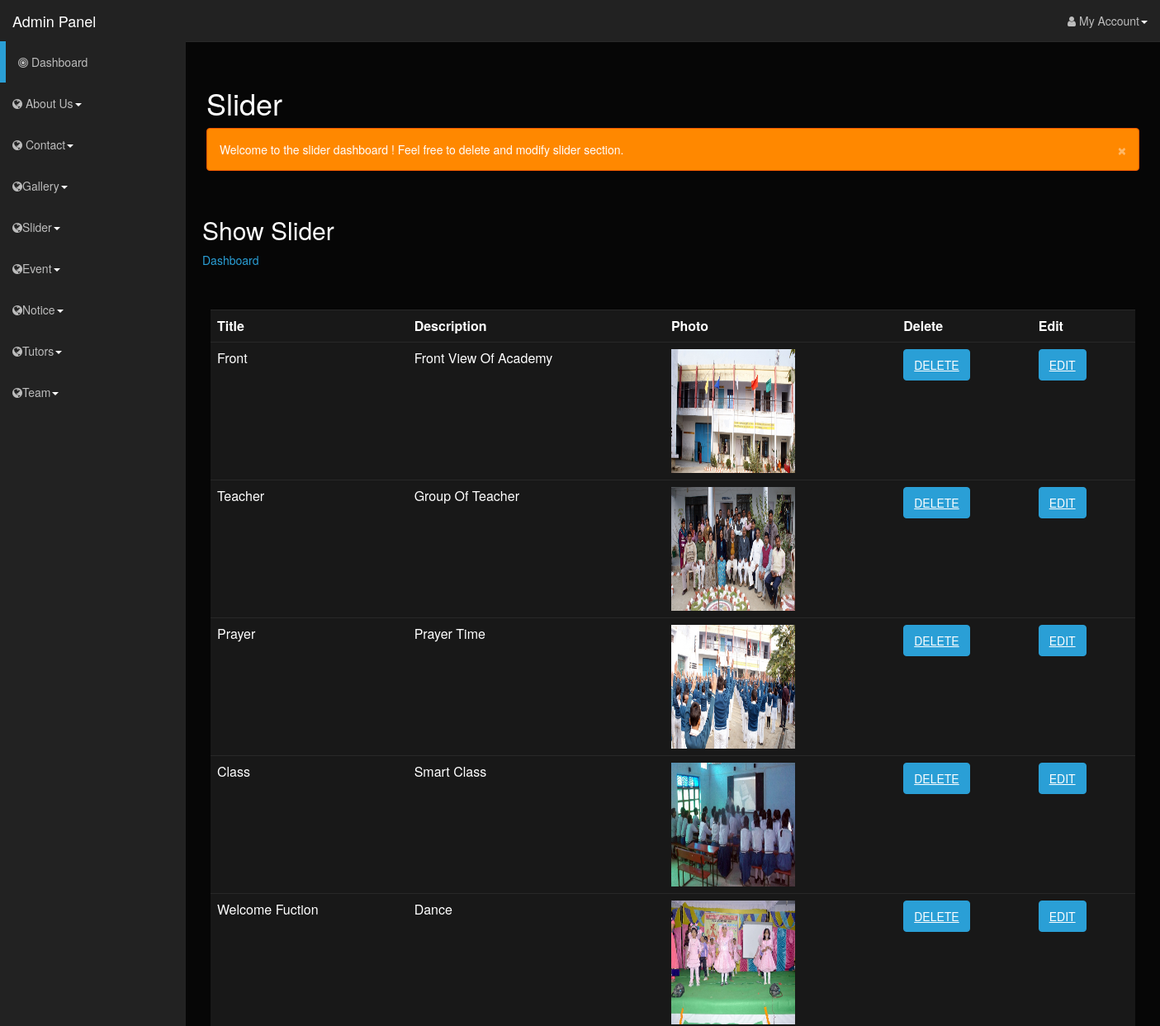
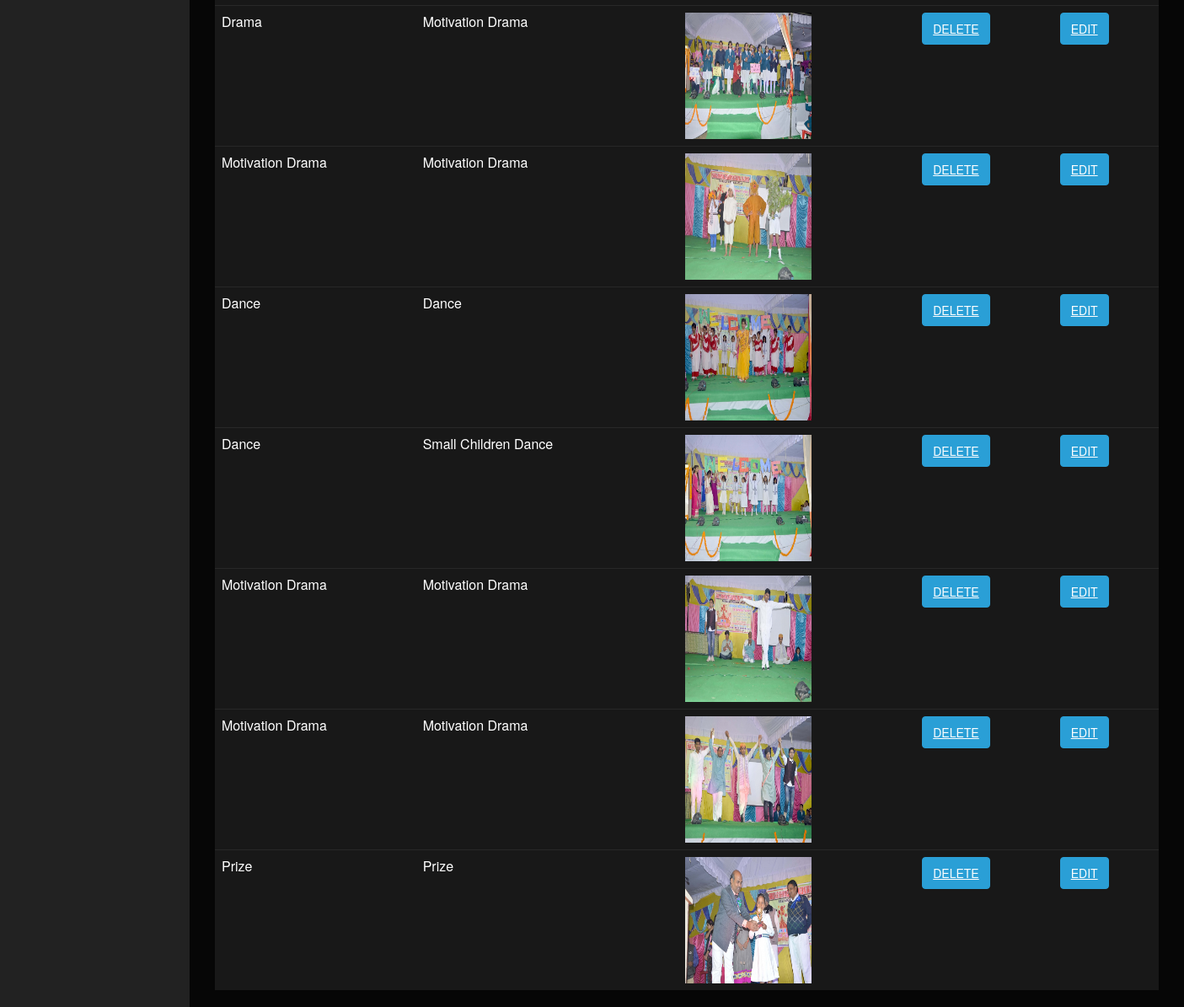
/admin/showslider.php, run on the app's committed database (2 pictures, top to bottom).
### tables this page shows
CREATE TABLE `slider` (
  `id` int(10) NOT NULL,
  `title` varchar(50) NOT NULL,
  `description` varchar(50) NOT NULL,
  `photo` varchar(50) NOT NULL,
  `status` int(2) NOT NULL
);

### admin/showslider.php (the view, shortened to what this page needs)
<html lang="en">
<head>
    <link rel="stylesheet" type="text/css" href="bootstrap/css/bootstrap.min.css" />
    <link rel="stylesheet" type="text/css" href="font-awesome/css/font-awesome.min.css" />
    <link rel="stylesheet" type="text/css" href="css/local.css" />
    <link rel="stylesheet" type="text/css" href="http://www.shieldui.com/shared/components/latest/css/light-bootstrap/all.min.css" />
    <link id="gridcss" rel="stylesheet" type="text/css" href="http://www.shieldui.com/shared/components/latest/css/dark-bootstrap/all.min.css" />
</head>
<body>
    <div id="wrapper">
          <?php
		    include("navigation.php");
			?>
		 <div id="page-wrapper">
            <div class="row">
                <div class="col-lg-12">
                    <h1>Slider</h1>
                    <div class="alert alert-dismissable alert-warning">
                        <button data-dismiss="alert" class="close" type="button">&times;</button>
                        Welcome to the slider dashboard ! Feel free to delete and modify slider section.
                        <br />
                    </div>
                </div>
            </div>
         </div>
			<section class="banner-area relative about-banner" id="home">
				<div class="container">
					<div class="row d-flex align-items-center justify-content-center">
						<div class="about-content col-lg-12">
							<h2 class="text-white">
							 Show Slider
							</h2>
							<p class="text-white link-nav"><a href="index.php">Dashboard </a>
						</div>
					</div>
				</div>
			</section>
			<br><br>
			<section class="info-area pb-40">
				<div class="container-fluid">
				    <div class="col-md-12">
			<form action="" method="POST"><table class="table">
			            <tr>
							<td><b>Title</b></td>
							<td><b>Description</b></td>
							<td><b>Photo</b></td>
							<td><b>Delete</b></td>
							<td><b>Edit</b></td>
					   </tr>
			<?php
			  include("connect.php");
			  $result=mysqli_query($con,"select * from slider where status=1");
			   while( $row=mysqli_fetch_assoc($result))
			   {
			    ?>
			    <tr>
							<td><?php echo ucwords($row['title']);?></td>
							<td><?php echo ucwords($row['description']);?></td>
							<td><a href="" alt="img"><img width="150" height="150" class="gallery_img" src="../img/slider/<?php echo $row['photo'] ?>" alt="img" /></a></td>
							<td><a href='showslider.php?data_id=<?php echo $row['id'] ?>' class="btn btn-primary text-uppercase"  onclick=' return deletebyid();'>Delete</a></td>
							<td><a href='editslider.php?data_id=<?php echo $row['id'] ?>' class="btn btn-primary text-uppercase"  onclick='javascript:return confirm("Sure to edit ?" );'>Edit</a></td>
				</tr>
			    <?php
			   }
			   ?>
			  </table></form>
			  </div></div>
			  </section>
	</body>
</html>

### admin/navigation.php (shortened to what this page needs)
<nav class="navbar navbar-inverse navbar-fixed-top" role="navigation">
            <div class="navbar-header">
                <a class="navbar-brand" href="index.php">Admin Panel</a>
            </div>
            <div class="collapse navbar-collapse navbar-ex1-collapse">
                <ul id="active" class="nav navbar-nav side-nav">
                    <li class="selected"><a href="index.php"><i class="fa fa-bullseye"></i> Dashboard</a></li>
					<li class="dropdown messages-dropdown">
                      <a href="showaboutus.php" class="dropdown-toggle" data-toggle="dropdown"><i class="fa fa-globe"></i> About Us<b class="caret"></b></a>
                    </li>
					<li class="dropdown messages-dropdown">
                      <a href="showcontact.php" class="dropdown-toggle" data-toggle="dropdown"><i class="fa fa-globe"></i> Contact<b class="caret"></b></a>
                    </li>
					<li class="dropdown messages-dropdown">
                      <a href="showgallery.php" class="dropdown-toggle" data-toggle="dropdown"><i class="fa fa-globe"></i>Gallery<b class="caret"></b></a>
                    </li>
					<li class="dropdown messages-dropdown">
                      <a href="showslider.php" class="dropdown-toggle" data-toggle="dropdown"><i class="fa fa-globe"></i>Slider<b class="caret"></b></a>
                    </li>
					<li class="dropdown messages-dropdown">
                      <a href="showevent.php" class="dropdown-toggle" data-toggle="dropdown"><i class="fa fa-globe"></i>Event<b class="caret"></b></a>
                    </li>
					<li class="dropdown messages-dropdown">
                      <a href="shownotice.php" class="dropdown-toggle" data-toggle="dropdown"><i class="fa fa-globe"></i>Notice<b class="caret"></b></a>
                    </li>
					<li class="dropdown messages-dropdown">
                      <a href="showtutors.php" class="dropdown-toggle" data-toggle="dropdown"><i class="fa fa-globe"></i>Tutors<b class="caret"></b></a>
                    </li>
					<li class="dropdown messages-dropdown">
                      <a href="showteam.php" class="dropdown-toggle" data-toggle="dropdown"><i class="fa fa-globe"></i>Team<b class="caret"></b></a>
                    </li>
                </ul>
                <ul class="nav navbar-nav navbar-right navbar-user">
                    <li class="dropdown user-dropdown">
                        <a href="#" class="dropdown-toggle" data-toggle="dropdown"><i class="fa fa-user"></i> My Account<b class="caret"></b></a>
                    </li>
                </ul>
            </div>
        </nav>

### data on the page
slider: title "Front", description "Front View Of Academy", photo (picture)
slider: title "Teacher", description "Group Of Teacher", photo (picture)
slider: title "Prayer", description "Prayer Time", photo (picture)
slider: title "Class", description "Smart Class", photo (picture)
slider: title "Welcome Fuction", description "Dance", photo (picture)
slider: title "Drama", description "Motivation Drama", photo (picture)
slider: title "Motivation Drama", description "Motivation Drama", photo (picture)
slider: title "Dance", description "Dance", photo (picture)
slider: title "Dance", description "Small Children Dance", photo (picture)
slider: title "Motivation Drama", description "Motivation Drama", photo (picture)
slider: title "Motivation Drama", description "Motivation Drama", photo (picture)
slider: title "Prize", description "Prize", photo (picture)
